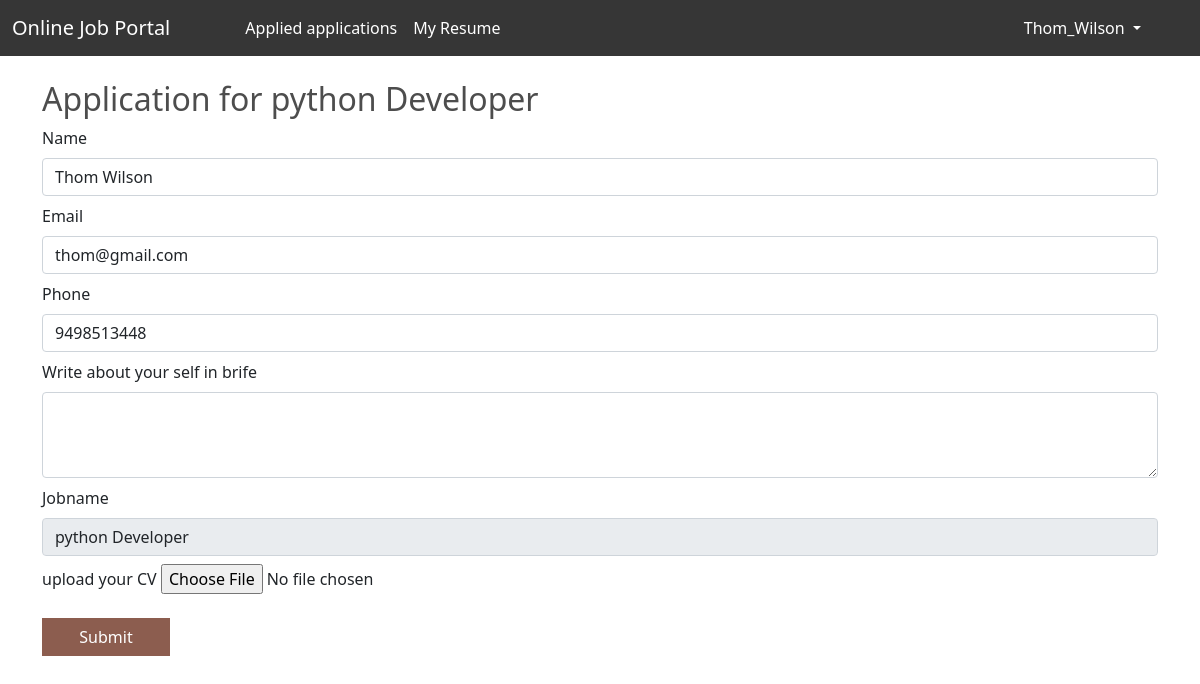
The page /application/1/2/ (signed in) on the database its author committed.
### app/models.py (models this page shows, shortened)
class Jobseeker(AbstractUser):
    phone_number = models.CharField(max_length=10, null=True, blank=True)
    is_verified = models.BooleanField(default=False)
    def __str__(self):
        return str(self.first_name)+"_"+str(self.last_name)+" : "+str(self.email)

class Jobs(models.Model):
    jobname = models.CharField(max_length=100)
    company = models.CharField(max_length=100)
    description = models.CharField(max_length=100)
    pay = models.CharField(max_length=100)
    address = models.CharField(max_length=200)
    application_start_date = models.DateField(null=True)
    application_end_date = models.DateField(null=True)

### app/views.py (the view, shortened to what this page needs)
# urls.py: path("application/<int:pk>/<int:myid>/", views.application, name="application"),
def application(request,pk,myid):
    jobs = Jobs.objects.filter(id=pk).first()
    jobseeker = Jobseeker.objects.filter(id=myid).first()
    return render(request, "application.html",{'job':jobs,'jobseeker':jobseeker})

### app/templates/application.html (shortened to what this page needs)
{% extends 'base.html' %}
{% load static %}
{% block body %}
<div class="container py-2 mt-3">
    <h2>Application for {{job.jobname}}</h2>
    <form method="post" enctype="multipart/form-data" onsubmit="return Checkfiles(this)">
 <div class="form-group mt-2">
   <label>Name</label>
   <input type="text" class="form-control mt-2" id="name" name="name" value="{{request.user.first_name}} {{request.user.last_name}}" required>
  </div>
  <div class="form-group mt-2">
   <label>Email</label>
   <input type="email" class="form-control mt-2" id="email" name="email" value="{{request.user.email}}" required>
  </div>
  <div class="form-group mt-2">
     <label>Phone</label>
     <input type="number" class="form-control mt-2" id="phone" name="phone" value="{{user.phone_number}}" required>
   </div>
   <div class="form-group mt-2">
    <label>Write about your self in brife</label>
    <textarea class="form-control mt-2" id="desc" name="desc" rows="3" required></textarea>
  </div>
 <div class="form-group mt-2">
   <label>Jobname</label>
  <input type="text" class="form-control mt-2" id="jobname" name="jobname" value="{{job.jobname}}" readonly>
  <div class="form-group">
  <div class="form-group mt-2">
   <label>upload your CV</label>
   <input type="file" id="file" name="file" accept="application/pdf"/>
 </div>
 <button type="submit" style="background-color: #8c5d4f; color: white; width: 8rem;" class="btn mt-4">Submit</button>
</form>
{% endblock %}

### app/templates/base.html (shortened to what this page needs)
<!doctype html>
<html lang="en">
<head>
    <link href="https://cdn.jsdelivr.net/npm/sweetalert2@11.7.0/dist/sweetalert2.min.css" rel="stylesheet"></link>
    <link href="https://cdn.jsdelivr.net/npm/bootstrap@5.0.2/dist/css/bootstrap.min.css" rel="stylesheet"
>
    <link rel="stylesheet" href="https://cdnjs.cloudflare.com/ajax/libs/font-awesome/4.7.0/css/font-awesome.min.css">
</head>
<body>
    <nav class="navbar navbar-expand-lg navbar-dark sticky-top">
        <div class="container-fluid">
            <a class="navbar-brand" href="/">Online Job Portal</a>
            <div class="collapse navbar-collapse" id="navbarSupportedContent">
                <div class="container w-75">
                <ul class="navbar-nav me-auto mb-2 mb-lg-0">
                    {% if request.user.is_authenticated %}
                    <li class="nav-item">
                        <a class="nav-link active" aria-current="page" href="/applied_jobs/">Applied applications</a>
                    </li>
                    <li class="nav-item">
                        <a class="nav-link active" aria-current="page" href="/resume/">My Resume</a>
                    </li>
                    {% endif %}
                </ul>
                </div>
                <ul class="navbar-nav me-auto mb-2 mb-lg-0">
                <li class="nav-item dropdown" >
                    <a class="nav-link dropdown-toggle" role="button" style="color:White;" data-bs-toggle="dropdown" aria-expanded="false">
                        {% if request.user.is_authenticated %}
                        {{request.user.username}}
                        {% else %}
                        login
                        {% endif %}
                    </a>
                  </li>
            </ul>
            </div>
        </div>
    </nav>
    {% block body %}
    {% endblock %}
</body>
</html>

### rows shown on the page
Jobseeker: user.username "Thom_Wilson", name "Thom Wilson", email "thom@gmail.com", phone "9498513448"
Jobs: jobname "python Developer"
